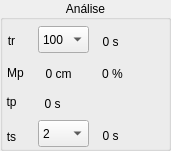
   <widget class="QGroupBox" name="groupBox_analise">
    <property name="geometry">
     <rect>
      <x>120</x>
      <y>540</y>
      <width>171</width>
      <height>151</height>
     </rect>
    </property>
    <property name="title">
     <string>Análise</string>
    </property>
    <property name="alignment">
     <set>Qt::AlignCenter</set>
    </property>
    <widget class="QComboBox" name="comboBox_tr">
     <property name="geometry">
      <rect>
       <x>38</x>
       <y>26</y>
       <width>51</width>
       <height>27</height>
      </rect>
     </property>
     <item>
      <property name="text">
       <string>100</string>
      </property>
     </item>
     <item>
      <property name="text">
       <string>95</string>
      </property>
     </item>
     <item>
      <property name="text">
       <string>90</string>
      </property>
     </item>
    </widget>
    <widget class="QLabel" name="label_tr">
     <property name="geometry">
      <rect>
       <x>90</x>
       <y>33</y>
       <width>41</width>
       <height>17</height>
      </rect>
     </property>
     <property name="text">
      <string>0 s</string>
     </property>
     <property name="alignment">
      <set>Qt::AlignCenter</set>
     </property>
    </widget>
    <widget class="QLabel" name="label_tr_0">
     <property name="geometry">
      <rect>
       <x>-4</x>
       <y>31</y>
       <width>31</width>
       <height>20</height>
      </rect>
     </property>
     <property name="text">
      <string>tr</string>
     </property>
     <property name="textFormat">
      <enum>Qt::AutoText</enum>
     </property>
     <property name="alignment">
      <set>Qt::AlignCenter</set>
     </property>
    </widget>
    <widget class="QLabel" name="label_mp_0">
     <property name="geometry">
      <rect>
       <x>0</x>
       <y>63</y>
       <width>31</width>
       <height>20</height>
      </rect>
     </property>
     <property name="text">
      <string>Mp</string>
     </property>
     <property name="alignment">
      <set>Qt::AlignCenter</set>
     </property>
    </widget>
    <widget class="QLabel" name="label_mp_cm">
     <property name="geometry">
      <rect>
       <x>33</x>
       <y>65</y>
       <width>51</width>
       <height>17</height>
      </rect>
     </property>
     <property name="text">
      <string>0 cm</string>
     </property>
     <property name="alignment">
      <set>Qt::AlignCenter</set>
     </property>
    </widget>
    <widget class="QLabel" name="label_mp_percent">
     <property name="geometry">
      <rect>
       <x>87</x>
       <y>65</y>
       <width>51</width>
       <height>17</height>
      </rect>
     </property>
     <property name="text">
      <string>0 %</string>
     </property>
     <property name="alignment">
      <set>Qt::AlignCenter</set>
     </property>
    </widget>
    <widget class="QLabel" name="label_tp_0">
     <property name="geometry">
      <rect>
       <x>-4</x>
       <y>92</y>
       <width>31</width>
       <height>20</height>
      </rect>
     </property>
     <property name="text">
      <string>tp</string>
     </property>
     <property name="alignment">
      <set>Qt::AlignCenter</set>
     </property>
    </widget>
    <widget class="QLabel" name="label_tp">
     <property name="geometry">
      <rect>
       <x>27</x>
       <y>95</y>
       <width>51</width>
       <height>17</height>
      </rect>
     </property>
     <property name="text">
      <string>0 s</string>
     </property>
     <property name="alignment">
      <set>Qt::AlignCenter</set>
     </property>
    </widget>
    <widget class="QLabel" name="label_ts_0">
     <property name="geometry">
      <rect>
       <x>-4</x>
       <y>127</y>
       <width>31</width>
       <height>20</height>
      </rect>
     </property>
     <property name="text">
      <string>ts</string>
     </property>
     <property name="alignment">
      <set>Qt::AlignCenter</set>
     </property>
    </widget>
    <widget class="QComboBox" name="comboBox_ts">
     <property name="geometry">
      <rect>
       <x>38</x>
       <y>120</y>
       <width>51</width>
       <height>27</height>
      </rect>
     </property>
     <item>
      <property name="text">
       <string>2</string>
      </property>
     </item>
     <item>
      <property name="text">
       <string>5</string>
      </property>
     </item>
     <item>
      <property name="text">
       <string>7</string>
      </property>
     </item>
     <item>
      <property name="text">
       <string>10</string>
      </property>
     </item>
    </widget>
    <widget class="QLabel" name="label_ts">
     <property name="geometry">
      <rect>
       <x>90</x>
       <y>127</y>
       <width>41</width>
       <height>17</height>
      </rect>
     </property>
     <property name="text">
      <string>0 s</string>
     </property>
     <property name="alignment">
      <set>Qt::AlignCenter</set>
     </property>
    </widget>
   </widget>
